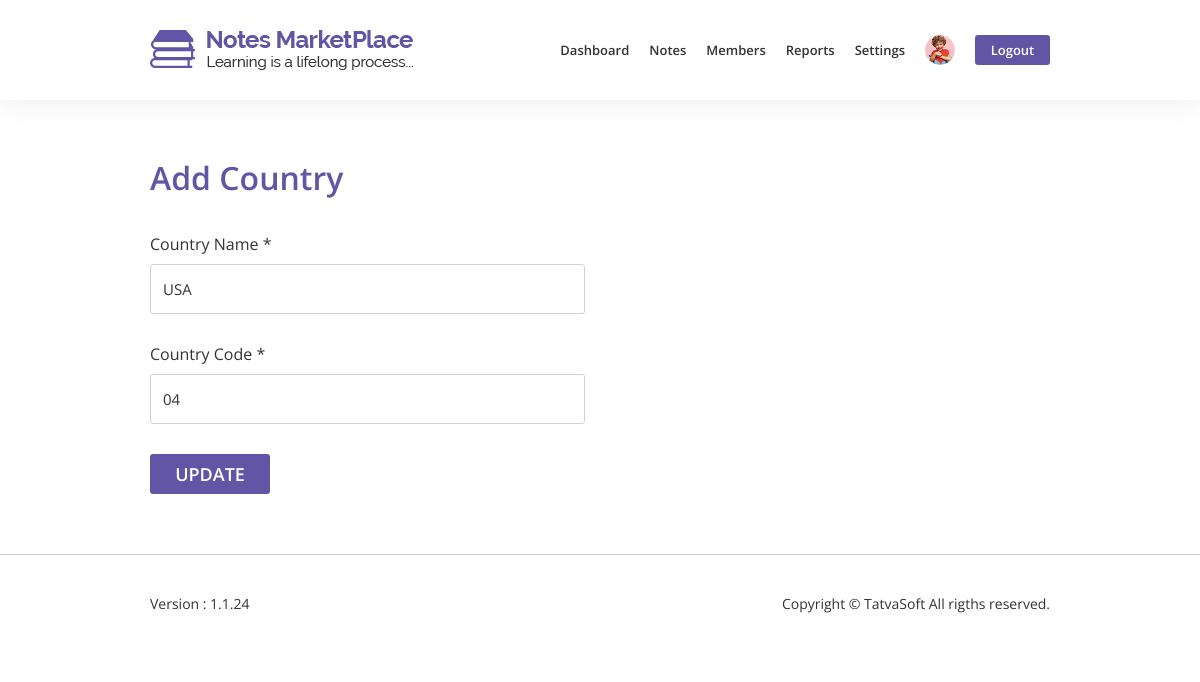
Screenshot of /admin/add_country.php?id=7 (signed in) with the database file from the repository.
### tables this page shows
CREATE TABLE `systemtable` (
  `SystemID` int(11) NOT NULL,
  `SupportEmail` varchar(100) NOT NULL,
  `SupportPhone` varchar(100) NOT NULL,
  `SubscriberEmails` varchar(255) DEFAULT NULL,
  `FacebookURL` varchar(100) DEFAULT NULL,
  `TwitterURL` varchar(100) DEFAULT NULL,
  `LinkedinURL` varchar(100) DEFAULT NULL,
  `DefaultProfilePicture` varchar(100) NOT NULL,
  `DefaultDisplayPicture` varchar(100) NOT NULL,
  `CreatedDate` datetime DEFAULT NULL,
  `CreatedBy` int(11) DEFAULT NULL,
  `ModifiedDate` datetime DEFAULT NULL,
  `Modifiedby` int(11) DEFAULT NULL,
  `IsActive` bit(10) NOT NULL DEFAULT b'1'
);

CREATE TABLE `countrytable` (
  `CountryID` int(11) NOT NULL,
  `CountryName` varchar(100) NOT NULL,
  `CountryCode` varchar(10) NOT NULL,
  `CreatedDate` datetime DEFAULT NULL,
  `CreatedBy` int(11) DEFAULT NULL,
  `ModifiedDate` datetime DEFAULT NULL,
  `ModifiedBy` int(11) DEFAULT NULL,
  `IsActive` bit(10) NOT NULL DEFAULT b'1'
);

### functions.php (called while the page is built, shortened)
<?php
include 'Database/database.php';
?>
<?php
function ProfileImage($user_id){
    global $connection;
    $query = "SELECT DefaultProfilePicture FROM systemtable WHERE SystemID = 1";
    $profile_query = mysqli_query($connection,$query);
    $row = mysqli_fetch_array($profile_query);
    $default_profile_picture = $row['DefaultProfilePicture'];
    $query = "SELECT ProfilePictureFile FROM user WHERE UserID = $user_id";
    $profile_picture_query = mysqli_query($connection, $query);
    $row = mysqli_fetch_array($profile_picture_query);
    $profile_image = $row['ProfilePictureFile'];
    if(!empty($profile_image)){
        $profile_image = "../images/uploads/profile_picture/$profile_image";
    }
    else{
        $profile_image = "../images/uploads/profile_picture/$default_profile_picture";
    }
    return $profile_image;
}
?>

### admin/add_country.php (the view, shortened to what this page needs)
<?php
    include '../Database/database.php';
    include '../functions.php';
    $user_id = $_SESSION['admin_id'];
    $profile_image_nav = ProfileImage($user_id);
    if(isset($_POST['submit-btn'])){
        $country = mysqli_real_escape_string($connection,$_POST['country']);
        $country_code = mysqli_real_escape_string($connection,$_POST['country_code']);
        $date = date('YmdHis');
        if(!empty($_POST['country_id'])){
            $country_id = mysqli_real_escape_string($connection,$_POST['country_id']);
            $query = "UPDATE countrytable SET CountryName='{$country}',CountryCode='{$country_code}',ModifiedBy='{$user_id}', ModifiedDate='{$date}' WHERE countryID = $country_id";
            $update_country_query = mysqli_query($connection,$query);
            confirmQuery($update_country_query);
            header("Location:manage_country.php");
        }
        else{
            $query = "INSERT INTO countrytable (CountryName, CountryCode, CreatedDate, CreatedBy) VALUES('{$country}','{$country_code}','{$date}','{$user_id}')";
            $insert_country_query = mysqli_query($connection,$query);
            confirmQuery($insert_country_query);
            header("Location:manage_country.php");
        }
    }
    else if(isset($_GET['id'])){
        $country_id = $_GET['id'];
        $query = "SELECT * FROM countrytable WHERE countryID = $country_id";
        $get_data_query = mysqli_query($connection,$query);
        $row = mysqli_fetch_array($get_data_query);
        $country = $row['CountryName'];
        $country_code = $row['CountryCode'];
    }
?>
<!DOCTYPE html>
<html lang="en">
    <head>
        <link rel="stylesheet" href="../css/bootstrap/bootstrap.min.css">
        <link rel="stylesheet" href="../css/admin-style.css">
        <link rel="stylesheet" href="../css/admin-responsive.css">
    </head>
    <body>
        <nav class="navbar fixed-top navbar-expand-lg box">
            <div class="container-fluid">
                <a class="navbar-brand" href="dashboard_admin.php">
                    <img src="../images/home/logo.png" alt="NotesMarketPlace logo">
                </a>
                <div class="collapse navbar-collapse" id="navbarTogglerDemo01">
                    <ul class="navbar-nav ml-auto">
                        <li><a href="dashboard_admin.php">Dashboard</a></li>
                        <li class="dropdown">
                            <a href="#" style="border: none;" class="dropdown-toggle" id="profile-dropdown" data-toggle="dropdown" aria-haspopup="true" aria-expanded="false">Notes</a>
                        </li>
                        <li><a href="members.php">Members</a></li>
                        <li class="dropdown">
                            <a href="#" style="border: none;" class="dropdown-toggle" id="profile-dropdown" data-toggle="dropdown" aria-haspopup="true" aria-expanded="false">Reports</a>
                        </li>
                        <li class="dropdown">
                            <a href="#" style="border: none;" class="dropdown-toggle" id="profile-dropdown" data-toggle="dropdown" aria-haspopup="true" aria-expanded="false">Settings</a>
                        </li>
                        <li class="dropdown">
                                <a href="#" style="border: none;" class="dropdown-toggle" id="profile-dropdown" data-toggle="dropdown" aria-haspopup="true" aria-expanded="false"><img src=<?php echo $profile_image_nav;?> alt="progile image"></a>
                        </li>
                        <li style="padding-right:0;"><a href="../logout.php" style="border: none;"><button>Logout</button></a></li>
                    </ul>
                </div>
            </div>
        </nav>
        <form action="add_country.php" method="post" id="form" class="box">
            <div class="form-details">
                <div class="container-fluid">
                    <div class="row">
                        <div class="col-lg-6 col-md-9">
                            <div class="row">
                                <div class="col-md-12">
                                    <h2>Add Country</h2>
                                </div>
                            </div>
                            <div class="row">
                                <div class="col-md-12">
                                    <div class="form-group">
                                        <label>Country Name *</label>
                                        <input type="text" id="country" class="form-control" name="country" placeholder="Enter country name" value="<?php echo isset($country) ? $country : '' ?>" required>
                                    </div>
                                </div>
                                <div class="col-md-12">
                                    <div class="form-group">
                                        <label>Country Code *</label>
                                        <input type="text" name="country_code" class="form-control" placeholder="Enter country code" value="<?php echo isset($country_code) ? $country_code : '' ?>" required>
                                    </div>
                                </div>
                            </div>
                        </div>
                    </div>
                </div>
                <button type="submit" name="submit-btn"><?php echo isset($country_id)?'Update':'Submit'?></button>
            </div>
        </form>
        <footer class="box">
            <div class="container-fluid">
                <div class="row">
                    <div class="col-md-6 col-4 pr-0">
                        <p>Version : 1.1.24</p>
                    </div>
                    <div class="col-md-6 col-8 text-right pl-0">
                        <p>Copyright &copy; TatvaSoft All rigths reserved.</p>
                    </div>
                </div>
            </div>
        </footer>
    </body>
</html>

### css/admin-style.css (style rules this page uses)
html, body { height: 100%; }
body { color: #333333; font-family: "Open Sans",sans-serif; }
h1, h2, h3, h4, h5, h6 { font-family: "Open Sans", sans-serif; }
.box { padding: 0 12.5%; }
.box .container-fluid { padding-left: 0; padding-right: 0; }
.navbar { height: 100px; background: #fff; -webkit-box-shadow: 0 0 30px 0 rgba(0, 0, 0, 0.08); box-shadow: 0 0 30px 0 rgba(0, 0, 0, 0.08); z-index: 2; -webkit-transition: all 300ms linear; transition: all 300ms linear; }
ul.navbar-nav > li { display: flex; align-items: center; padding: 0 16px; }
ul.navbar-nav > li > a { font-size: 16px; font-weight: 600; line-height: 20px; text-decoration: none; color: #333333; transition: all 50ms linear; padding: 7px 0; }
ul.navbar-nav > li > a > button { background-color: #6255a5; width: 89px; height: 40px; border-radius: 3px; color: #ffffff; line-height: 22px; font-weight: 600; border: none; }
ul.navbar-nav > li > a > img { height: 40px; width: 40px; border-radius: 50%; }
.dropdown-toggle::after { content: none; }
.form-control { border: 1px solid #d1d1d1; height: 50px; border-radius: 3px; font-family: "Open Sans",sans-serif; font-size: 15px; line-height: 20px; color: #8a8a8a; }
footer { border-top: 1px solid #d1d1d1; height: 100px; }
footer p { font-family: "Open Sans",sans-serif; font-size: 14px; font-weight: 400; line-height: 18px; color: #333333; margin: 40px 0; }
.form-details { margin-top: 160px; }
.form-details h2 { font-size: 34px; font-weight: 600; line-height: 38px; color: #6255a5; }
.form-details label { font-family: "Open Sans",sans-serif; font-size: 16px; font-weight: 400; line-height: 20px; margin-bottom: 10px; margin-top: 30px; }
.form-details .form-group { margin-bottom: 0; }
.form-details .form-control { border: 1px solid #d1d1d1; height: 50px; border-radius: 3px; font-family: "Open Sans",sans-serif; font-size: 15px; line-height: 20px; color: #333333; }
.form-details button { background-color: #6255a5; width: 120px; height: 40px; border-radius: 3px; color: #fff; font-family: "Open Sans",sans-serif; font-size: 18px; font-weight: 600; line-height: 22px; margin-bottom: 60px; margin-top: 30px; border: none; text-transform: uppercase; margin-right: 20px; }

### css/admin-responsive.css (style rules this page uses)
@media (min-width: 1200px) and (max-width: 1439px) { ul.navbar-nav > li { padding: 0 10px; } }
@media (min-width: 1200px) and (max-width: 1439px) { ul.navbar-nav > li > a { font-size: 13px; line-height: 16px; } }
@media (min-width: 1200px) and (max-width: 1439px) { ul.navbar-nav > li > a > button { width: 75px; height: 30px; } }
@media (min-width: 1200px) and (max-width: 1439px) { ul.navbar-nav > li > a > img { height: 30px; width: 30px; } }
@media (min-width: 1200px) and (max-width: 1439px) { #dashboard-admin h2, .admin-table h3, .form-details h2, #member-details h2 { font-size: 32px; line-height: 36px; } }

### rows the page displays
systemtable: DefaultProfilePicture (picture)
countrytable: country "USA", country_code "04"
